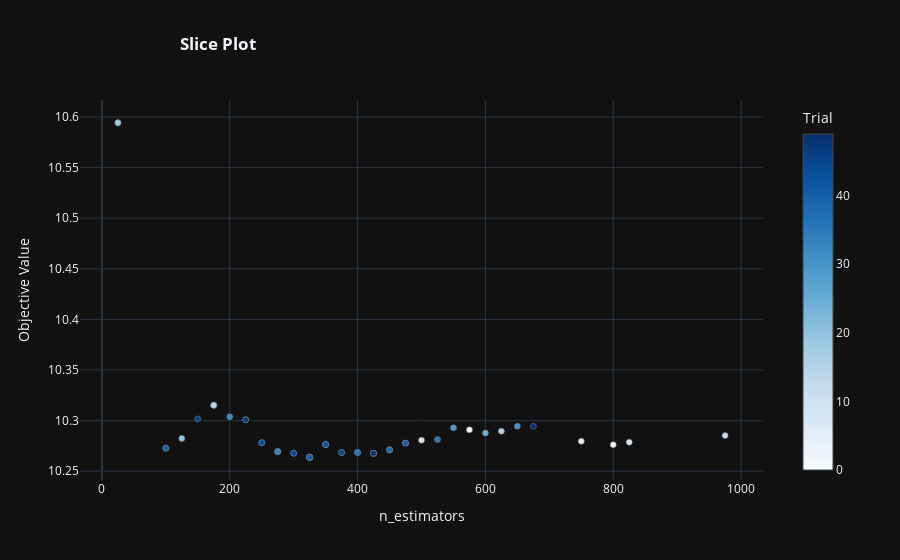

Notebook code cell kept with this figure:
### Code cell
fig = optuna.visualization.plot_slice(study)
fig.update_layout(template='plotly_dark', title='<b>Slice Plot', title_x=0.2)

### Figure 1 — Plotly figure (JSON) as saved in the notebook; plotly's stock layout.template omitted (floating-point values rounded to 4 significant figures)
{"data": [{"marker": {"color": [0, 1, 2, 3, 4, 5, 6, 7, 8, 9, 10, 11, 12, 13, 14, 15, 16, 17, 18, 19, 20, 21, 22, 23, 24, 25, 26, 27, 28, 29, 30, 31, 32, 33, 34, 35, 36, 37, 38, 39, 40, 41, 42, 43, 44, 45, 46, 47, 48, 49], "colorbar": {"title": {"text": "Trial"}, "x": 1, "xpad": 40}, "colorscale": [[0, "rgb(247,251,255)"], [0.125, "rgb(222,235,247)"], [0.25, "rgb(198,219,239)"], [0.375, "rgb(158,202,225)"], [0.5, "rgb(107,174,214)"], [0.625, "rgb(66,146,198)"], [0.75, "rgb(33,113,181)"], [0.875, "rgb(8,81,156)"], [1, "rgb(8,48,107)"]], "line": {"color": "Grey", "width": 0.5}}, "mode": "markers", "name": "Feasible Trial", "showlegend": false, "type": "scatter", "x": [575, 425, 800, 350, 475, 450, 750, 25, 825, 500, 175, 325, 275, 975, 175, 625, 325, 225, 25, 325, 125, 325, 350, 375, 600, 300, 250, 100, 425, 550, 650, 325, 200, 400, 275, 525, 400, 325, 450, 100, 475, 325, 350, 250, 300, 375, 150, 225, 425, 675], "y": [10.29, 10.27, 10.28, 10.28, 10.28, 10.27, 10.28, 10.59, 10.28, 10.28, 10.32, 10.26, 10.27, 10.29, 10.32, 10.29, 10.26, 10.3, 10.59, 10.26, 10.28, 10.26, 10.28, 10.27, 10.29, 10.27, 10.28, 10.27, 10.27, 10.29, 10.29, 10.26, 10.3, 10.27, 10.27, 10.28, 10.27, 10.26, 10.27, 10.27, 10.28, 10.26, 10.28, 10.28, 10.27, 10.27, 10.3, 10.3, 10.27, 10.29]}], "layout": {"title": {"text": "<b>Slice Plot", "x": 0.2}, "xaxis": {"title": {"text": "n_estimators"}}, "yaxis": {"title": {"text": "Objective Value"}}}}
